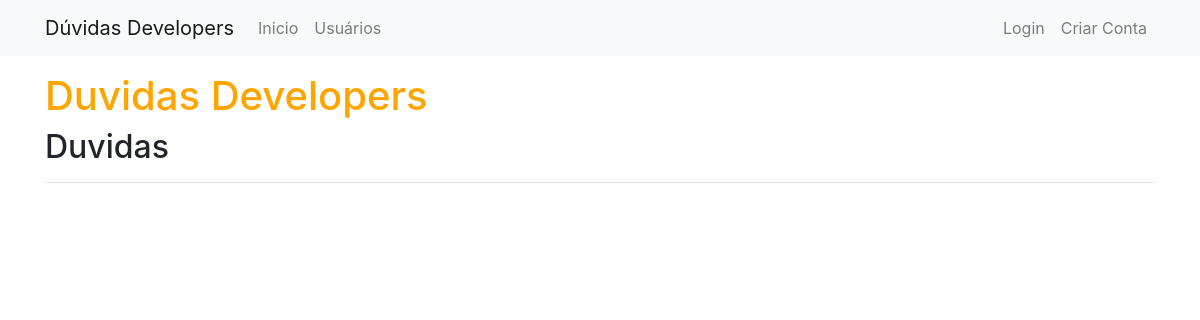
Before: / with the older database file.
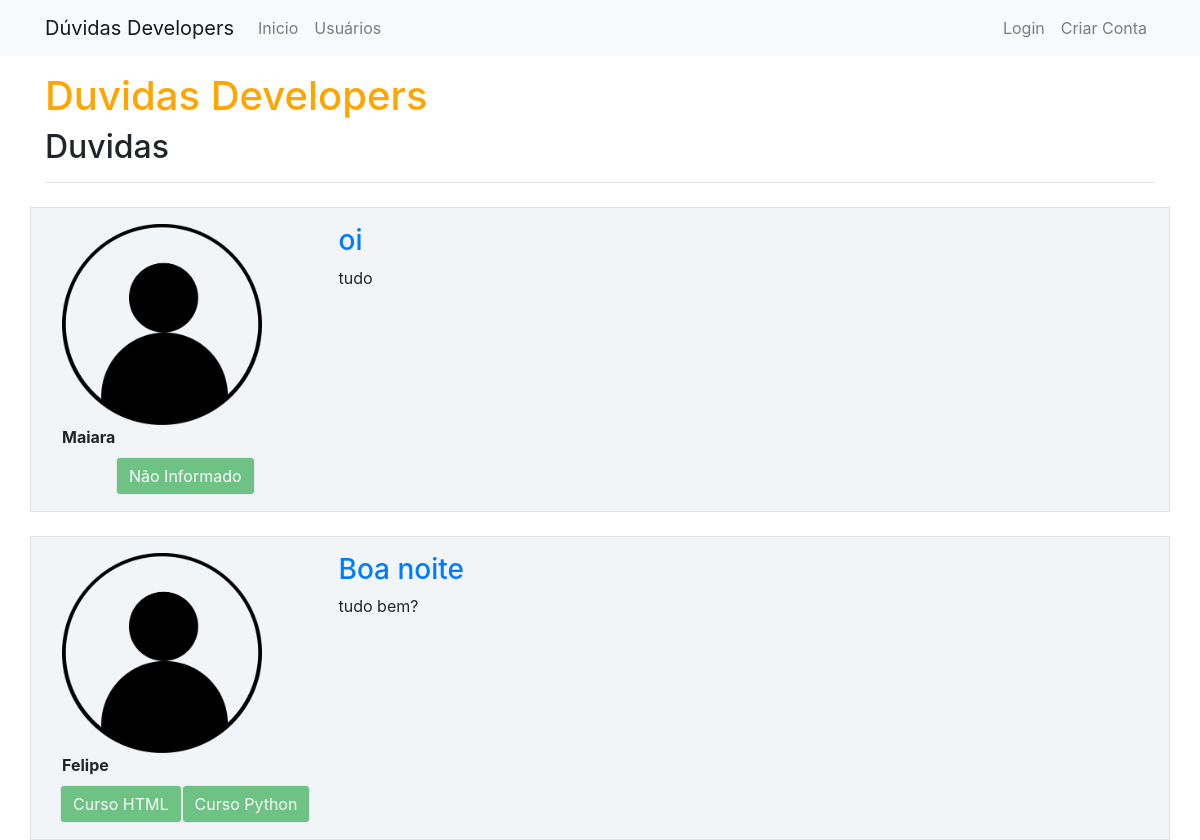
After: the same page with the newer database file.
### comunidade/models.py (models this page shows, shortened)
class Post(db.Model):
    id = db.Column(db.Integer, primary_key=True)
    titulo = db.Column(db.String, nullable=False)
    corpo = db.Column(db.String, nullable=False)
    data_criacao = db.Column(db.DateTime, nullable=False, default = datetime.utcnow)
    id_usuario = db.Column(db.Integer, db.ForeignKey('usuario.id'), nullable=False)

class Usuario(db.Model, UserMixin):
    id = db.Column(db.Integer, primary_key=True)
    username = db.Column(db.String, nullable=False)
    email = db.Column(db.String, nullable=False, unique=True)
    senha = db.Column(db.String, nullable=False)
    foto_perfil = db.Column(db.String, default='default.jpg')
    posts = db.relationship('Post', backref = 'autor', lazy =True)
    cursos = db.Column(db.String, nullable=False, default='Não Informado')

### comunidade/routes.py (the view)
@app.route('/')
def home():
    posts = Post.query.order_by(Post.id.desc())
    return render_template('home.html',posts=posts)

### comunidade/templates/home.html
{% extends 'base.html' %}
{% block body %}
    <div class="container mt-3" >
        <h1 style="color: orange;">Duvidas Developers</h1>
        <h2>Duvidas</h2>
        <hr>
        {%for post in posts%}
            <div class = "row border mt-4 p-3 meupost">
                <div class = "col col-3">
                    <div class ="image pe-2"> <img src="{{ url_for('static', filename = 'fotosperfil/{}'.format(post.autor.foto_perfil)) }}" class="rounded" width="200" > </div>
                    <strong>{{post.autor.username}}</strong>
                    <div class="row justify-content-center">
                            {% for curso in post.autor.cursos.split(';') %}
                            <button type= "button" class="btn btn-success mt-2 border" disabled>{{ curso }}</button>
                            {% endfor %}
                    </div>
                </div>
                <div class = "col col-9">
                    <a href="{{url_for('exibir_post', post_id=post.id)}}">
                    <h3>{{post.titulo}}</h3>
                    </a>
                    <p>{{post.corpo}}</p>
                </div>
            </div>
        {% endfor %}
    </div>
{% endblock %}

### comunidade/templates/base.html (shortened to what this page needs)
<!DOCTYPE html>
<html lang="pt-br">
<head>
    <link rel="stylesheet" href="https://stackpath.bootstrapcdn.com/bootstrap/4.1.3/css/bootstrap.min.css">
    <link rel="stylesheet" type="text/css" href="{{url_for('static', filename='main.css') }}">
</head>
<body>
    {% include 'navbar.html' %}
    {% block body %}
    {% endblock%}
</body>
</html>

### comunidade/templates/navbar.html
<nav class="navbar navbar-expand-lg navbar-light bg-light">
    <div class="container-fluid container">
      <a class="navbar-brand" href="{{ url_for('home') }}">Dúvidas Developers</a>
      <div class="collapse navbar-collapse" id="navbarSupportedContent">
        <ul class="navbar-nav me-auto mb-2 mb-lg-0">
          <li class="nav-item">
            <a class="nav-link " aria-current="page" href="{{ url_for('home') }}">Inicio</a>
          </li>
          <li class="nav-item">
            <a class="nav-link" href="{{ url_for('usuarios') }}">Usuários</a>
          </li>
        </ul>
      </div>
      <div>
        <ul class="d-flex navbar-nav">
          {% if current_user.is_authenticated %}
          <li class="nav-item">
            <a class="nav-link" href="{{ url_for('criar_post') }}">Criar Post</a>
          </li>
          <li class="nav-item">
            <a class="nav-link" href="{{ url_for('perfil') }}">Meu Perfil</a>
          </li>
          <li class="nav-item">
            <a class="nav-link" href="{{ url_for('sair') }}">Sair</a>
          </li>
          {% else %}
            <li class="nav-item">
              <a class="nav-link" href="{{ url_for('login') }}">Login</a>
            </li>
            <li class="nav-item">
              <a class="nav-link" href="{{ url_for('criar_conta') }}">Criar Conta</a>
          {% endif %}
          </li>
        </ul>
       </div>
    </div>
  </nav>

### comunidade/static/main.css (style rules this page uses)
.meupost { background: #f2f5f8 !important; }

Changed rows visible on the page:
added Post: foto_perfil (placeholder picture), autor.username "Maiara", titulo "oi", corpo "tudo"
now on this page (row edited): Usuario: cursos "Não Informado"
added Post: foto_perfil (placeholder picture), autor.username "Felipe", curso "Curso HTML" "Curso Python", titulo "Boa noite", corpo "tudo bem?"
